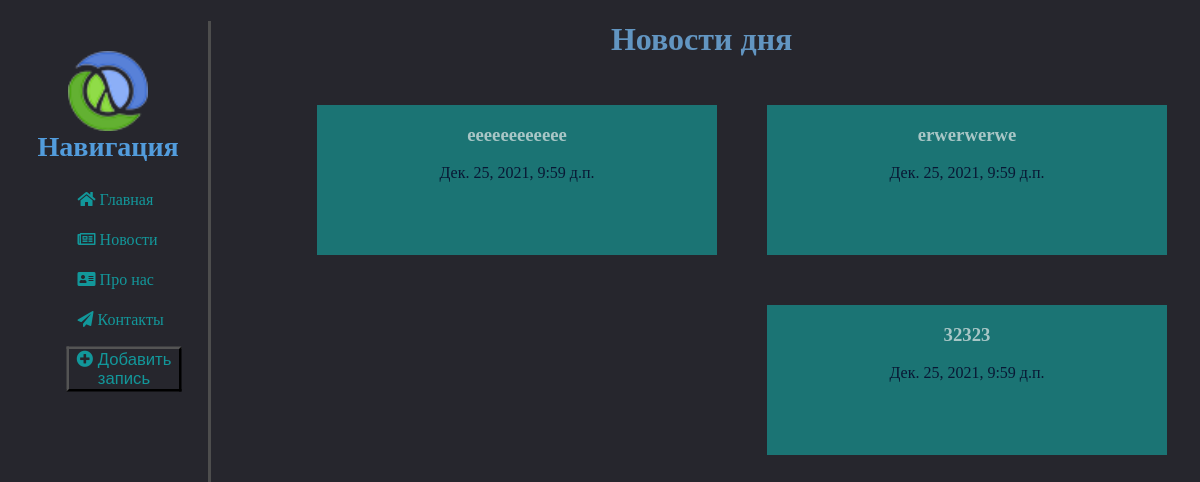
The page /news/ on the database as committed earlier.
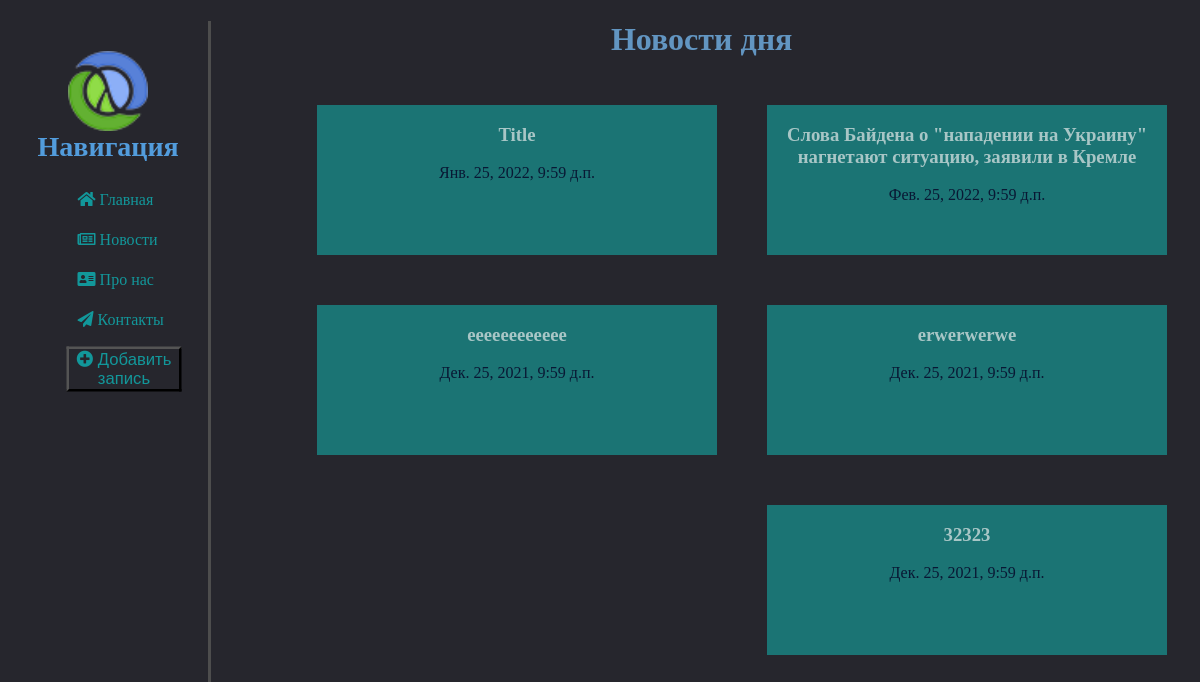
The same page on the database as committed later.
### news/models.py (models this page shows, shortened)
class Articles(models.Model):
    title = models.CharField('Название', max_length=100)
    full_text = models.TextField('Статья')
    date = models.DateTimeField('Дата публикации')
    class Meta:
        verbose_name = 'Новость'
        verbose_name_plural = 'Новости'

### news/views.py (the view)
# urls.py: path('', views.news_home, name='news'),
def news_home(request):
    news = Articles.objects.order_by('-date')
    return render(request, 'news/new_home.html', {'news': news})

### news/templates/news/new_home.html (shortened to what this page needs)
{% extends 'polls/layot.html' %}
{% block content %}
<div class="small_news_warp" xmlns="http://www.w3.org/1999/html">
        <h1>Новости дня</h1>
        {% for el in news %}
            <a class="item_news" href="{% url 'news-detail' el.id %}">
                <h3> {{ el.title }} </h3>
                <p>{{ el.date}}</p>
            </a>
        {% endfor %}
    </div>
{% endblock %}

### polls/templates/polls/layot.html (shortened to what this page needs)
{% load static %}
<!doctype html>
<html lang="ru">
<head>
    <link rel="stylesheet" href="{% static 'polls/css/main.css' %}">
    <link rel="stylesheet" href="http://use.fontawesome.com/releases/v5.8.2/css/all.css">
</head>
<body>
    <aside>
        <img src="{% static 'polls/img/main.ico' %}" alt="Лого">
        <H3>Навигация</H3>
        <ul>
            <a href="{% url 'home' %}"><li><i class="fas fa-home"></i> Главная</li></a>
            <a href="{% url 'news' %}"><li><i class="far fa-newspaper"></i> Новости</li></a>
            <a href="{% url 'about' %}"><li><i class="fas fa-address-card"></i> Про нас</li></a>
            <a href=""><li><i class="fas fa-paper-plane"></i> Контакты</li></a>
            <a href="{% url 'create' %}"><li><button class="btn btn-info"><i class="fas fa-plus-circle"></i> Добавить <br>запись</button></li></a>
        </ul>
    </aside>
    <main>
        {% block content %}
        {% endblock %}
    </main>
</body>
</html>

### polls/static/polls/css/main.css (style rules this page uses)
body { background: rgb(1 0 9 / 85%); }
aside { float: left; color: rgb(190 194 196) width: 20%; padding: 2.5%; height: 100vh; border-right: 3px solid #4d4d4d; }
img { width: 80px; float: left; margin-left: 30px; }
aside ul { list-style: none }
aside ul li { text-decoration: none; display: block; margin-top: 22px; transition: transform .6s cubic-bezier(0, 2.33, 1, -2.11); color:#00ffff85 }
aside ul li button { transform: scale(1.25); background-color:#00000000; color: #00ffff85; }
aside h3 { color:#529cdc; margin-top: 50px; font-size: 28px; }
h1 { color:#6295c1; text-align:center }
.item_news { float:right; display: block; text-decoration: none; margin-top: 20px 24%; text-align: center; color: #eeeeeeab; .margin-left: 200px; margin:25px; height:150px; width:400px; background-color:#1b7474; }
.item_news p { color:rgb(9 24 52) }
aside a { text-decoration: none; }

Rows that differ between the two databases and show on the page:
added Articles: title "Слова Байдена о \"нападении на Украину\" нагнетают ситуацию, заявили в Кремле", date "Фев. 25, 2022, 9:59 д.п."
added Articles: title "Title", date "Янв. 25, 2022, 9:59 д.п."
